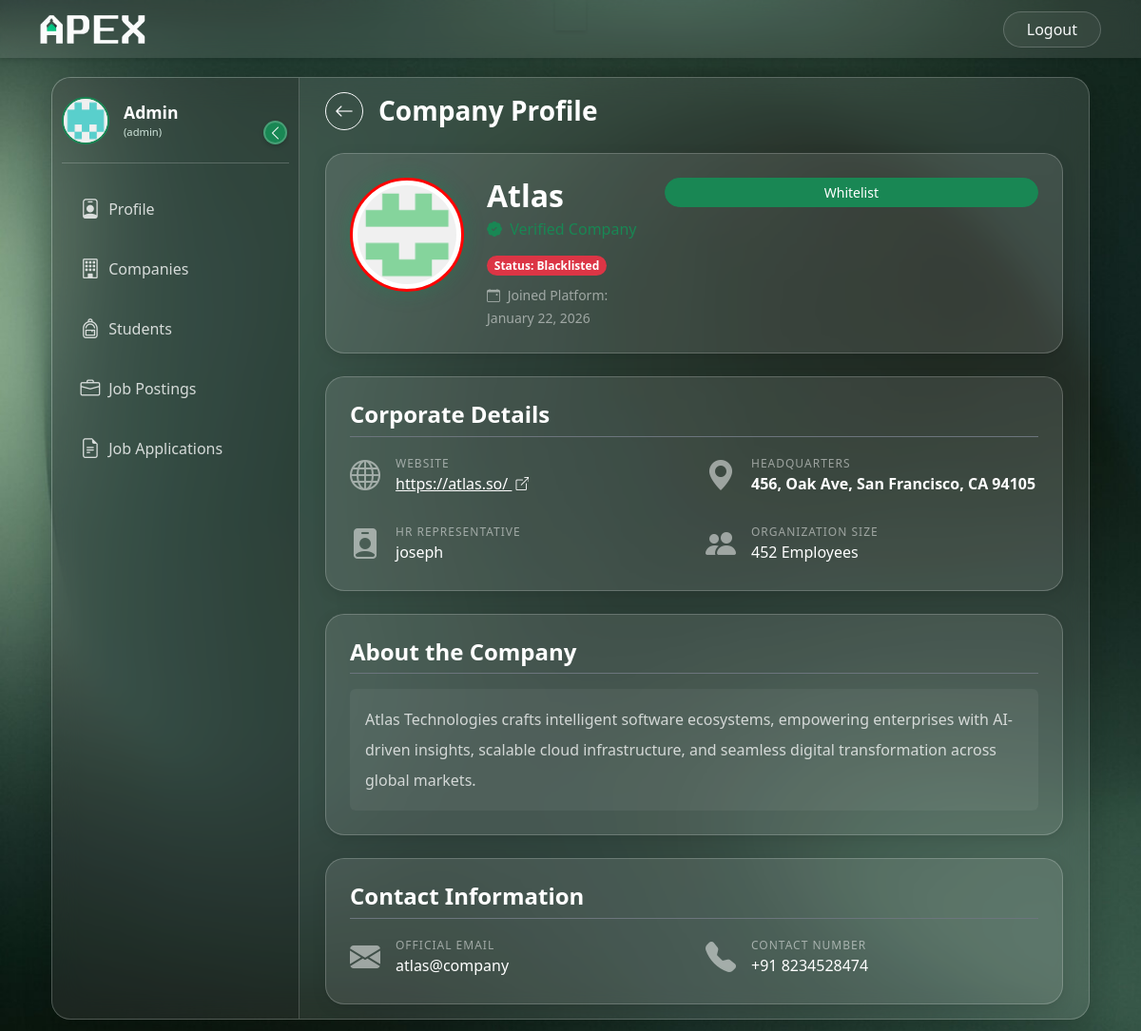
The app's page /admin/company/view/1 (signed in) with its own data.
### controller/models.py (models this page shows, shortened)
class User(UserMixin,db.Model):
    id = db.Column(db.Integer, primary_key=True, autoincrement=True)
    name = db.Column(db.String(80), nullable=False)
    email = db.Column(db.String(120), unique=True, nullable=False)
    password = db.Column(db.String(200), nullable=False)
    contact = db.Column(db.String(10), nullable=False)
    created_at = db.Column(db.DateTime, nullable=False, default=db.func.current_timestamp())
    blacklisted = db.Column(db.Boolean, default=False)
    image_url = db.Column(db.String(225))
    fs_uniquifier = db.Column(db.String(255), unique=True, nullable=False, default=lambda: secrets.token_urlsafe(16))
    last_login_at = db.Column(db.DateTime)
    student_details = db.relationship('Student', backref='user', lazy=True, uselist=False)
    company_details = db.relationship('Company', backref='user', lazy=True, uselist=False)
    roles = db.relationship('Role', secondary='user_roles', backref='user', lazy=True, uselist=False)

class Company(db.Model):
    id = db.Column(db.Integer, primary_key=True, autoincrement=True)
    user_id = db.Column(db.Integer, db.ForeignKey('user.id'), nullable=False)
    employee_count = db.Column(db.Integer, nullable=False)
    hr_name = db.Column(db.String(80), nullable=False)
    location = db.Column(db.String(200), nullable=False)
    website = db.Column(db.String(225), nullable=False)
    description = db.Column(db.String(700))
    status = db.Column(db.String(20), default='Pending') # 'Pending', 'Approved', 'Rejected'
    rejection_reason = db.Column(db.String(255))
    is_deleted = db.Column(db.Boolean, default=False)
    job_postings = db.relationship('JobPosition', backref='company', lazy=True)

### routes/admin_routes.py (the view)
@admin_bp.route('/company/view/<int:id>')
@admin_required
def view_company_profile(id):
    company = Company.query.get_or_404(id)
    return render_template('admin/view_company.html',
                            company=company,
                            user=current_user)

### app.py (called while the page is built)
@login_manager.user_loader
def load_user(user_id):
    return User.query.get(int(user_id))

### routes/main_routes.py (called while the page is built, shortened)
@app.context_processor
def inject_notifications():
    return dict(unread_count=0)

### templates/admin/view_company.html (shortened to what this page needs)
{% extends 'admin/dashboard.html' %}
{% block dashboard_content %}
<div class="container-fluid fade-in" style="max-width: 1000px;">
    <div class="d-flex align-items-center mb-4">
        <a href="{% if request.args.get('source') == 'app_view' %}
        {{ url_for('admin_bp.view_application', id=request.args.get('src_id')) }}
     {% else %}
        {{ url_for('admin_bp.companies') }}
     {% endif %}" class="btn btn-outline-light btn-sm rounded-circle me-3" style="width: 40px; height: 40px; display: flex; align-items: center; justify-content: center;">
            <i class="bi bi-arrow-left fs-5"></i>
        </a>
        <h3 class="text-white fw-bold mb-0">Company Profile</h3>
    </div>
    <div class="glass-card profile-header-card mb-4">
        <div class="d-flex flex-column flex-md-row align-items-center align-items-md-start gap-4">
                <div class="profile-img-container">
                    <img src="{{ company.user.image_url }}" alt="Company Logo" class="{{ 'profile-img-lg-blacklist' if company.user.blacklisted else 'profile-img-lg' }}" style="width: 120px; height: 120px; object-fit: contain; background: white; border-radius: 50%; padding: 5px;">
                </div>
            <div class="flex-grow-1 text-center text-md-start">
                <h2 class="text-white fw-bold mb-1">{{ company.user.name }}</h2>
                <div class="d-flex flex-wrap justify-content-center justify-content-md-start gap-3 mb-2">
                    <span class="text-success"><i class="bi bi-patch-check-fill me-1"></i> Verified Company</span>
                    {% if company.is_deleted %}
                        <span class="badge bg-danger text-white rounded-pill">Status: Deleted</span>
                    {% elif company.user.blacklisted %}
                        <span class="badge bg-danger text-white rounded-pill">Status: Blacklisted</span>
                    {% else %}
                        <span class="badge bg-success-subtle rounded-pill">Status: Active</span>
                    {% endif %}
                </div>
                <small class="text-white-50">
                    <i class="bi bi-calendar-event me-1"></i>
                    Joined Platform: {{ company.user.created_at.strftime('%B %d, %Y') }}
                </small>
            </div>
            <div class="d-flex flex-column gap-2 w-100 w-md-auto mt-3 mt-md-0">
                {% if company.status == "Pending" %}
                    <button
                        class="btn btn-success btn-sm px-4 rounded-pill fw-bold flex-grow-1 flex-md-grow-0"
                        data-url="{{ url_for('admin_bp.approve_company', id=company.id) }}"
                        data-title="Approve Company"
                        data-message="Are you sure you want to approve the Company : '{{ company.user.name }}'?"
                        data-btn-class="btn-success"
                        data-btn-text="Approve"
                        onclick="openConfirmModal(this)">
                        Approve
                    </button>
                    <button
                        class="btn btn-danger btn-sm px-4 rounded-pill fw-bold flex-grow-1 flex-md-grow-0"
                        data-url="{{ url_for('admin_bp.reject_company', id=company.id) }}"
                        data-title="Reject Company"
                        data-message="Are you sure you want to reject the Company : '{{ company.user.name }}'?"
                        data-btn-class="btn-danger"
                        data-btn-text="Reject"
                        onclick="openConfirmModal(this)">
                        Reject
                    </button>
                {% elif company.user.blacklisted %}
                    <button
                        class="btn btn-success btn-sm px-3 rounded-pill flex-grow-1 flex-md-grow-0"
                        data-url="{{ url_for('admin_bp.toggle_blacklist_company', id=company.id) }}"
                        data-title="Whitelist Company"
                        data-message="Are you sure you want to whitelist the Company : '{{ company.user.name }}'?"
                        data-btn-class="btn-success"
                        data-btn-text="Whitelist"
                        onclick="openConfirmModal(this)">
                        Whitelist
                    </button>
                {% endif %}
            </div>
        </div>
    </div>
    <div class="glass-card mb-4">
        <h4 class="text-white fw-bold mb-3 border-bottom border-secondary pb-2">Corporate Details</h4>
        <div class="row g-4">
            <div class="col-md-6">
                <div class="d-flex align-items-center gap-3">
                    <i class="bi bi-globe fs-2 text-white-50"></i>
                    <div class="overflow-hidden">
                        <span class="d-block text-white-50 text-uppercase text-xs">Website</span>
                        <a href="{{ company.website }}" target="_blank" class="text-white text-decoration-underline text-truncate d-block">
                            {{ company.website }} <i class="bi bi-box-arrow-up-right ms-1 small"></i>
                        </a>
                    </div>
                </div>
            </div>
            <div class="col-md-6">
                <div class="d-flex align-items-center gap-3">
                    <i class="bi bi-geo-alt-fill fs-2 text-white-50"></i>
                    <div>
                        <span class="d-block text-white-50 text-uppercase text-xs">Headquarters</span>
                        <span class="fw-bold text-white">{{ company.location }}</span>
                    </div>
                </div>
            </div>
            <div class="col-md-6">
                <div class="d-flex align-items-center gap-3">
                    <i class="bi bi-person-badge-fill fs-2 text-white-50"></i>
                    <div>
                        <span class="d-block text-white-50 text-uppercase text-xs">HR Representative</span>
                        <span class="text-white">{{ company.hr_name }}</span>
                    </div>
                </div>
            </div>
            <div class="col-md-6">
                <div class="d-flex align-items-center gap-3">
                    <i class="bi bi-people-fill fs-2 text-white-50"></i>
                    <div>
                        <span class="d-block text-white-50 text-uppercase text-xs">Organization Size</span>
                        <span class="text-white">{{ company.employee_count }} Employees</span>
                    </div>
                </div>
            </div>
        </div>
    </div>
    <div class="glass-card mb-4">
        <h4 class="text-white fw-bold mb-3 border-bottom border-secondary pb-2">About the Company</h4>
        <div class="p-3 rounded" style="background: rgba(255,255,255,0.05);">
            <p class="text-white lh-lg opacity-75 mb-0">
                {{ company.description or "No description provided." }}
            </p>
        </div>
    </div>
    <div class="glass-card">
        <h4 class="text-white fw-bold mb-3 border-bottom border-secondary pb-2">Contact Information</h4>
        <div class="row g-4">
            <div class="col-md-6">
                <div class="d-flex align-items-center gap-3">
                    <i class="bi bi-envelope-fill fs-2 text-white-50"></i>
                    <div>
                        <span class="d-block text-white-50 text-uppercase text-xs">Official Email</span>
                        <span class="text-white">{{ company.user.email }}</span>
                    </div>
                </div>
            </div>
            <div class="col-md-6">
                <div class="d-flex align-items-center gap-3">
                    <i class="bi bi-telephone-fill fs-2 text-white-50"></i>
                    <div>
                        <span class="d-block text-white-50 text-uppercase text-xs">Contact Number</span>
                        <span class="text-white">+91 {{ company.user.contact }}</span>
                    </div>
                </div>
            </div>
        </div>
    </div>
</div>
{% endblock %}

### static/css/style.css (style rules this page uses)
:root { --primary-green: #198754; --dark-green: #0f5132; --forest-green: #2E8B57; --navbar-bg: #206a5d; --teal-green: #206a5d; --light-green: #d1e7dd; --glass-bg: rgba(255, 255, 255, 0.1); --glass-border: rgba(255, 255, 255, 0.2); --text-white: #ffffff; --text-muted: rgba(255, 255, 255, 0.7); }
body,html { overscroll-behavior: none; background-image: url("../uploads/Background.jpg"); background-repeat: no-repeat; background-size: cover; background-attachment: fixed; min-height: 100vh; font-family: 'Segoe UI', Tahoma, Geneva, Verdana, sans-serif; }
.glass-card { background: var(--glass-bg); border: 1px solid var(--glass-border); border-radius: 20px; padding: 25px; box-shadow: 0 4px 15px rgba(0,0,0,0.1); }
.profile-img-lg-blacklist { width: 100px; height: 100px; border-radius: 50%; object-fit: cover; border: 3px solid red; box-shadow: 0 0 20px rgba(25, 135, 84, 0.4); }
.text-xs { font-size: 0.75rem; letter-spacing: 1px; }
.fade-in { animation: fadeIn 0.5s ease-in-out; }
.text-truncate { white-space: nowrap; overflow: hidden; text-overflow: ellipsis; display: block; }

### records on screen
User: user.image_url (picture), user.name "Atlas", user.created_at "January 22, 2026", user.email "atlas@company", user.contact "8234528474"
Company: website "https://atlas.so/", location "456, Oak Ave, San Francisco, CA 94105", hr_name "joseph", employee_count "452", description "Atlas Technologies crafts intelligent software ecosystems, empowering enterprises with AI-driven insights, scalable cloud infrastructure, and seamless digital transformation across global markets."
